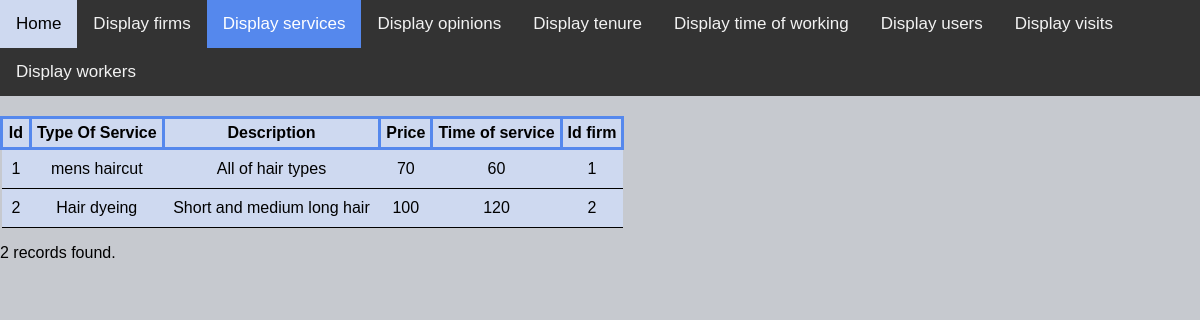
Screenshot of /display_services.php (signed in) with the database file from the repository.
### tables this page shows
CREATE TABLE `services` (
  `id` int(5) NOT NULL,
  `typeOfService` varchar(20) NOT NULL,
  `description` varchar(500) DEFAULT NULL,
  `price` int(20) NOT NULL,
  `timeOfService` int(20) NOT NULL,
  `idFirm` int(5) NOT NULL
);

### display_services.php (the view, shortened to what this page needs)
<!DOCTYPE html>
<html>
<head>
<link rel="stylesheet" href="style.css">
</head>
<body>
<div class="topnav">
  <a href="mainMenu.php">Home</a>
  <a href="display_firms.php">Display firms</a>
  <a class="active" >Display services</a>
  <a href="display_opinions.php">Display opinions</a>
  <a href="display_tenure.php" >Display tenure</a>
  <a href="display_timeofworking.php">Display time of working</a>
  <a href="display_users.php">Display users</a>
  <a href="display_visits.php">Display visits</a>
  <a href="display_workers.php">Display workers</a>
</div>
<?php
require_once "configuration.php";
$dbConnection = new PDO("mysql:host=$dbHost;dbname=$dbName", $dbUsername, $dbPassword);
$dbConnection->setAttribute(PDO::ATTR_ERRMODE, PDO::ERRMODE_EXCEPTION);
$dbConnection->query('SET CHARSET utf8');
$query = "SELECT id, typeOfService, description, price, timeofservice, idFirm FROM services";
$statement = $dbConnection->prepare($query);
$statement->execute();
if ($statement->rowCount() > 0)
{
    echo "<table>";
    $result = $statement->fetchAll(PDO::FETCH_OBJ);
	echo "<th>Id</th> <th>Type Of Service</th><th>Description</th><th>Price</th><th>Time of service</th><th>Id firm</th> ";
    foreach ($result as $row)
    {
        echo "<tr>";
        echo "<td>" . $row->id . "</td><td>" . $row->typeOfService . "</td><td>" . $row->description . "</td>
		<td>" . $row->price . "</td><td>" . $row->timeofservice . "</td><td>"  . $row->idFirm . "</td>";
        echo "</tr>";
    }
    echo "</table>";
}
echo "<p>" . $statement->rowCount() . " records found.</p>";
?>
</body>
</html>

### style.css (style rules this page uses)
body { margin: 0; font-family: Arial, Helvetica, sans-serif; background-color:#c6c9cf; }
table { margin-top:20px; border-collapse: collapse; }
table th { border: 3px solid #5588ed; background-color:#ced9f0; padding:5px; text-align: center; }
table tr { background-color:#ced9f0; border-bottom: 1px solid #000000; padding:10px; text-align:center; }
table td { padding:10px; }
.topnav { overflow: hidden; background-color: #333; }
.topnav a { float: left; color: #f2f2f2; text-align: center; padding: 14px 16px; text-decoration: none; font-size: 17px; }
.topnav a.active { background-color: #5588ed; color: white; }

### rows the page displays
services: id "1", typeOfService "mens haircut", description "All of hair types", price "70", timeOfService "60", idFirm "1"
services: id "2", typeOfService "Hair dyeing", description "Short and medium long hair", price "100", timeOfService "120", idFirm "2"

### other values shown
$statement->rowCount() "2"
